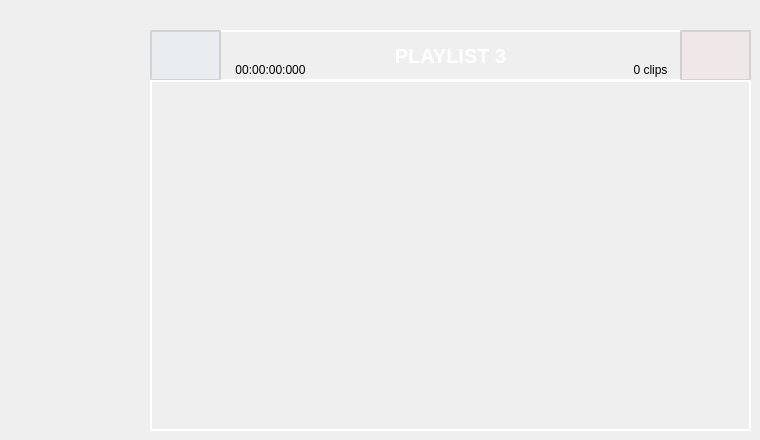
                  <widget class="QWidget" name="page_pl3">
                   <widget class="QPushButton" name="pl3_add">
                    <property name="geometry">
                     <rect>
                      <x>150</x>
                      <y>30</y>
                      <width>71</width>
                      <height>51</height>
                     </rect>
                    </property>
                    <property name="styleSheet">
                     <string notr="true">QPushButton {
    font-family: &quot;Arial&quot;;    /* Cambia la fuente */
    font-size: 20px;         /* Tamaño del texto */
    font-weight: bold;       /* Negrita */    
    color: white;				 /* Color del texto */
	padding: 10px;  
	background-color: rgba(75,175,250,10);         
	border: 2px solid rgba(200,200,200,200);   /* Borde blanco con transparencia */
}

QPushButton:hover {
	background-color: rgba(0,150,250,50);
}

QPushButton:pressed {
    background-color: rgba(0,150,250,50);
}</string>
                    </property>
                    <property name="text">
                     <string/>
                    </property>
                    <property name="icon">
                     <iconset resource="files.qrc">
                      <normaloff>:/20x20/icons/20x20/cil-plus.png</normaloff>:/20x20/icons/20x20/cil-plus.png</iconset>
                    </property>
                   </widget>
                   <widget class="QPushButton" name="pl3_delete">
                    <property name="geometry">
                     <rect>
                      <x>680</x>
                      <y>30</y>
                      <width>71</width>
                      <height>51</height>
                     </rect>
                    </property>
                    <property name="styleSheet">
                     <string notr="true">QPushButton {
    font-family: &quot;Arial&quot;;    /* Cambia la fuente */
    font-size: 16px;         /* Tamaño del texto */
    font-weight: bold;       /* Negrita */    
    color: white;				 /* Color del texto */
	padding: 10px;   
	background-color: rgba(250,50,50,10);        
	border: 2px solid rgba(200,200,200,200);  /* Borde blanco con transparencia */
}

QPushButton:hover {
	background-color: rgba(250,50,50,50);
}

QPushButton:pressed {
    background-color: rgba(0,150,250,50);
}</string>
                    </property>
                    <property name="text">
                     <string/>
                    </property>
                    <property name="icon">
                     <iconset resource="files.qrc">
                      <normaloff>:/20x20/icons/20x20/cil-x.png</normaloff>:/20x20/icons/20x20/cil-x.png</iconset>
                    </property>
                   </widget>
                   <widget class="QLabel" name="label_nclips_3">
                    <property name="geometry">
                     <rect>
                      <x>620</x>
                      <y>60</y>
                      <width>61</width>
                      <height>20</height>
                     </rect>
                    </property>
                    <property name="font">
                     <font>
                      <pointsize>9</pointsize>
                     </font>
                    </property>
                    <property name="text">
                     <string>0 clips</string>
                    </property>
                    <property name="alignment">
                     <set>Qt::AlignCenter</set>
                    </property>
                   </widget>
                   <widget class="QListWidget" name="list_pl3">
                    <property name="geometry">
                     <rect>
                      <x>150</x>
                      <y>80</y>
                      <width>601</width>
                      <height>351</height>
                     </rect>
                    </property>
                    <property name="styleSheet">
                     <string notr="true">QListWidget {
    font-weight: bold;
    background-color: transparent;       /* Negrita */    
    color: white;				 /* Color del texto */
	padding: 10px;           
	border: 2px solid rgba(255,255,255,255);  /* Borde blanco con transparencia */
}</string>
                    </property>
                   </widget>
                   <widget class="QLabel" name="label_dur_3">
                    <property name="geometry">
                     <rect>
                      <x>220</x>
                      <y>60</y>
                      <width>101</width>
                      <height>20</height>
                     </rect>
                    </property>
                    <property name="font">
                     <font>
                      <pointsize>9</pointsize>
                     </font>
                    </property>
                    <property name="text">
                     <string>00:00:00:000</string>
                    </property>
                    <property name="alignment">
                     <set>Qt::AlignCenter</set>
                    </property>
                   </widget>
                   <widget class="QLabel" name="label_pl3">
                    <property name="geometry">
                     <rect>
                      <x>150</x>
                      <y>30</y>
                      <width>601</width>
                      <height>51</height>
                     </rect>
                    </property>
                    <property name="font">
                     <font>
                      <pointsize>-1</pointsize>
                      <weight>75</weight>
                      <bold>true</bold>
                     </font>
                    </property>
                    <property name="styleSheet">
                     <string notr="true">QLabel {
	font &quot;arial&quot;
    font-weight: bold;
	font-size: 20px;
	background-color: transparent;       /* Negrita */    
    color: white;				 /* Color del texto */
	padding: 10px;           
	border: 2px solid rgba(255,255,255,255);  /* Borde blanco con transparencia */
}</string>
                    </property>
                    <property name="text">
                     <string>PLAYLIST 3</string>
                    </property>
                    <property name="alignment">
                     <set>Qt::AlignCenter</set>
                    </property>
                   </widget>
                   <zorder>label_pl3</zorder>
                   <zorder>pl3_add</zorder>
                   <zorder>pl3_delete</zorder>
                   <zorder>label_nclips_3</zorder>
                   <zorder>list_pl3</zorder>
                   <zorder>label_dur_3</zorder>
                  </widget>
